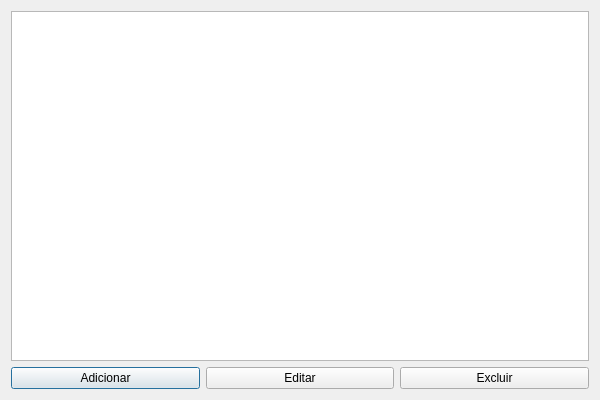
<?xml version="1.0" encoding="UTF-8"?>
<ui version="4.0">
 <class>ManageVolumesDialog</class>
 <widget class="QDialog" name="ManageVolumesDialog">
  <property name="geometry">
   <rect>
    <x>0</x>
    <y>0</y>
    <width>600</width>
    <height>400</height>
   </rect>
  </property>
  <property name="windowTitle">
   <string>Gerenciar Volumes de Armazenamento</string>
  </property>
  <layout class="QVBoxLayout" name="verticalLayout">
   <item>
    <widget class="QTableWidget" name="volumesTable"/>
   </item>
   <item>
    <layout class="QHBoxLayout" name="horizontalLayout">
     <item>
      <widget class="QPushButton" name="addButton">
       <property name="text">
        <string>Adicionar</string>
       </property>
      </widget>
     </item>
     <item>
      <widget class="QPushButton" name="editButton">
       <property name="text">
        <string>Editar</string>
       </property>
      </widget>
     </item>
     <item>
      <widget class="QPushButton" name="deleteButton">
       <property name="text">
        <string>Excluir</string>
       </property>
      </widget>
     </item>
    </layout>
   </item>
  </layout>
 </widget>
 <resources/>
 <connections/>
</ui>
